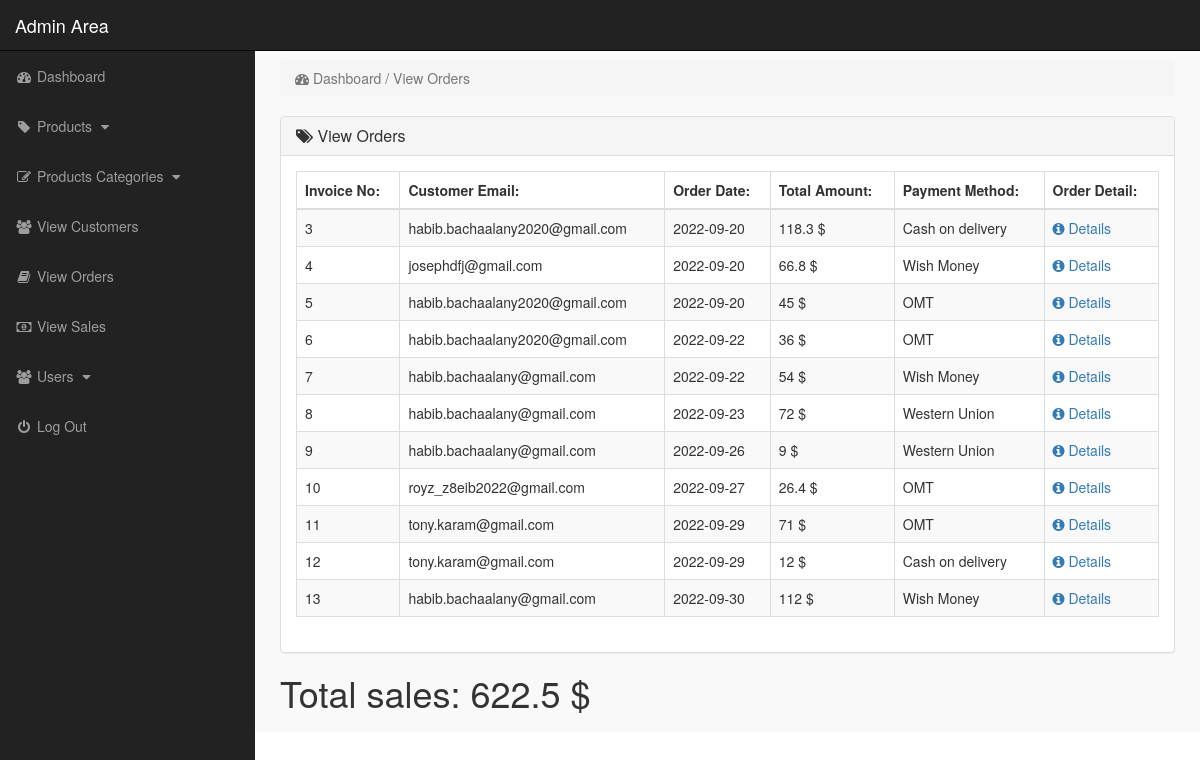
The app's page /admin_area/index.php?view_orders (signed in) with its own data.
### tables this page shows
CREATE TABLE IF NOT EXISTS `orders` (
  `id_order` int UNSIGNED NOT NULL AUTO_INCREMENT,
  `date_ord` date NOT NULL,
  `amount` double NOT NULL,
  `pay_method` varchar(50) NOT NULL,
  `id_user` int UNSIGNED NOT NULL,
  PRIMARY KEY (`id_order`),
  KEY `ord_user` (`id_user`)
);

CREATE TABLE IF NOT EXISTS `user` (
  `id_user` int UNSIGNED NOT NULL AUTO_INCREMENT,
  `f_name` varchar(50) NOT NULL,
  `l_name` varchar(50) NOT NULL,
  `email` varchar(50) NOT NULL,
  `password` varchar(50) NOT NULL,
  `country` varchar(50) NOT NULL,
  `city` varchar(50) NOT NULL,
  `adress` varchar(255) NOT NULL,
  `contact` varchar(50) NOT NULL,
  PRIMARY KEY (`id_user`)
);

### admin_area/view_orders.php (the view, shortened to what this page needs)
<?php
		$link=connect();
?>
<div class="row">
    <div class="col-lg-12">
        <ol class="breadcrumb">
            <li class="active">
                <i class="fa fa-dashboard"></i> Dashboard / View Orders
            </li>
        </ol>
    </div>
</div>
<div class="row">
    <div class="col-lg-12">
        <div class="panel panel-default">
            <div class="panel-heading">
               <h3 class="panel-title">
                   <i class="fa fa-tags"></i>  View Orders
               </h3>
            </div>
            <div class="panel-body">
                <div class="table-responsive">
                    <table class="table table-striped table-bordered table-hover">
                        <thead>
                            <tr>
                                <th> Invoice No: </th>
                                <th> Customer Email: </th>
                                <th> Order Date: </th>
                                <th> Total Amount: </th>
                                <th> Payment Method: </th>
								<th> Order Detail:</th>
                           </tr>
                        </thead>
                        <tbody>
                            <?php
                                if(isset($_GET['view_orders']) && !empty($_GET['view_orders'])){
								$sql = "select * from orders where id_user='".$_GET['view_orders']."';";
									}
								elseif( isset($_GET['date']) ){
								$sql = "select * from orders where date_ord='".$_GET['date']."';";
									}
								else{
                                $sql = "select * from orders;";
								   }
                                $res = mysqli_query($link,$sql);
								$tot=0;
                                while($row_order=mysqli_fetch_array($res)){
                                    $id_order = $row_order['id_order'];
                                    $id_user = $row_order['id_user'];
									$date_ord=$row_order['date_ord'];
                                    $pay_method=$row_order['pay_method'];
                                    $amount=$row_order['amount'];
									$tot+=$amount;
									$sql1 = "select * from user where id_user='$id_user';";
                                    $res1 = mysqli_query($link,$sql1);
                                    $r = mysqli_fetch_array($res1);
                                    $email = $r['email'];
                            ?>
                            <tr>
                                <td> <?php echo $id_order; ?></td>
							    <td> <?php echo $email; ?> </td>
                                <td> <?php echo $date_ord; ?> </td>
                                <td> <?php echo $amount; ?> $</td>
								<td> <?php echo $pay_method	;?></td>
								<td>
                                    <a href="index.php?ord_details=<?php echo $id_order; ?>">
                                        <i class="fa fa-info-circle"></i> Details
                                    </a>
                                </td>
                            </tr>
                            <?php } ?>
                        </tbody>
					</table>
               </div>
		   </div>
        </div>
		<h1>Total sales: <?php echo $tot;?> $</h1>
    </div>
</div>

### admin_area/css/style.css (style rules this page uses)
body { margin-top: 100px; }
@media (min-width: 768px) { body { margin-top: 50px; } }

### records on screen
orders: id_order "3", id_user.email "habib.bachaalany2020@gmail.com", date_ord "2022-09-20", amount "118.3", pay_method "Cash on delivery"
orders: id_order "4", id_user.email "josephdfj@gmail.com", date_ord "2022-09-20", amount "66.8", pay_method "Wish Money"
orders: id_order "5", id_user.email "habib.bachaalany2020@gmail.com", date_ord "2022-09-20", amount "45", pay_method "OMT"
orders: id_order "6", id_user.email "habib.bachaalany2020@gmail.com", date_ord "2022-09-22", amount "36", pay_method "OMT"
orders: id_order "7", id_user.email "habib.bachaalany@gmail.com", date_ord "2022-09-22", amount "54", pay_method "Wish Money"
orders: id_order "8", id_user.email "habib.bachaalany@gmail.com", date_ord "2022-09-23", amount "72", pay_method "Western Union"
orders: id_order "9", id_user.email "habib.bachaalany@gmail.com", date_ord "2022-09-26", amount "9", pay_method "Western Union"
orders: id_order "10", id_user.email "royz_z8eib2022@gmail.com", date_ord "2022-09-27", amount "26.4", pay_method "OMT"
orders: id_order "11", id_user.email "tony.karam@gmail.com", date_ord "2022-09-29", amount "71", pay_method "OMT"
orders: id_order "12", id_user.email "tony.karam@gmail.com", date_ord "2022-09-29", amount "12", pay_method "Cash on delivery"
orders: id_order "13", id_user.email "habib.bachaalany@gmail.com", date_ord "2022-09-30", amount "112", pay_method "Wish Money"

### other values on screen
$tot "622.5"
